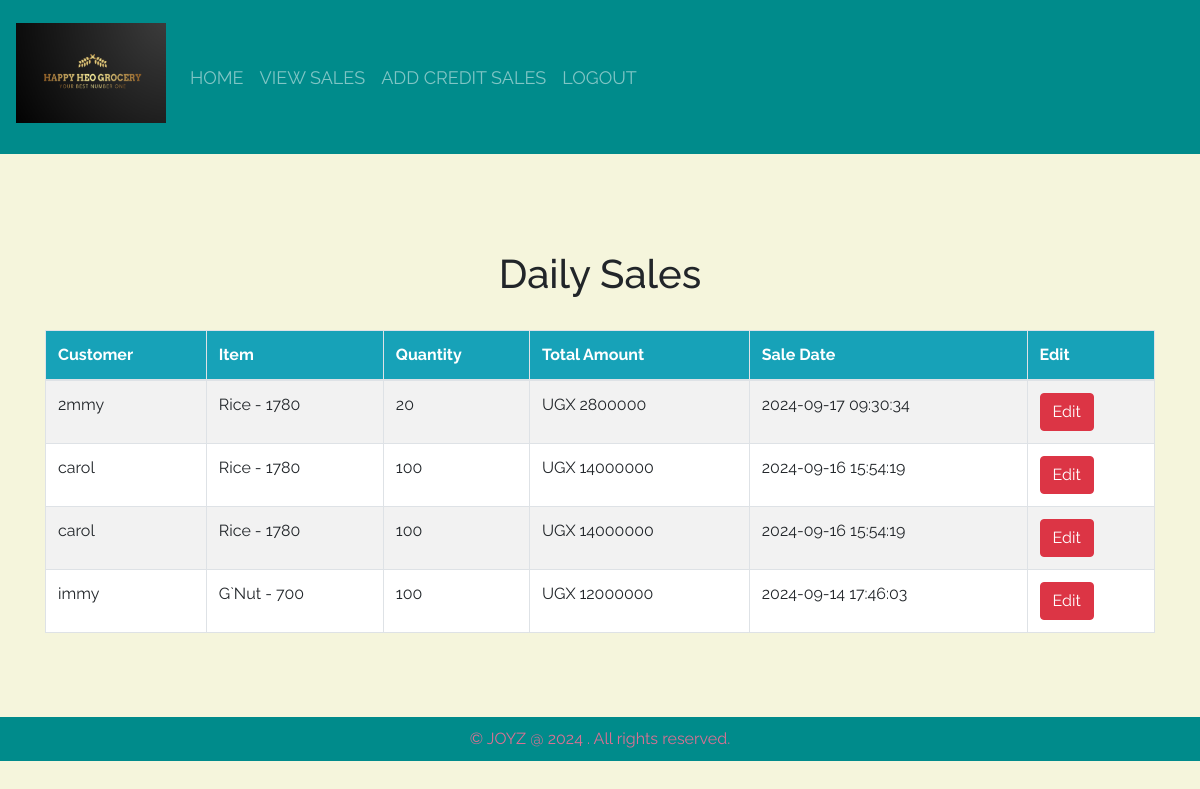
Screenshot of /daily_sales/ (signed in) with the database file from the repository.
### groceryapp/models.py (models this page shows, shortened)
class Sale(models.Model):
    item = models.ForeignKey(Stocks, on_delete=models.CASCADE)
    quantity = models.IntegerField(default=0, null=True, blank=True)
    amount_received = models.IntegerField(default=0, null=True, blank=True)
    issued_to = models.CharField(max_length=50, null=True, blank=True)
    unit_price = models.IntegerField(default=0, null=True, blank=True)
    stock_date = models.DateTimeField(default=datetime.now())
    stock_time = models.TimeField(auto_now_add=True)
    sales_agent = models.CharField(max_length=50, null=True, blank=True)
    def get_total(self):
        total = self.quantity * self.item.unit_price
        return int(total)

class Stocks(models.Model):
    item_name = models.CharField(max_length = 50, null = True, blank = True)
    stock_types = models.CharField(max_length = 50, null = True, blank = True)
    stock_date = models.DateTimeField(default=datetime.now())
    stock_time = models.TimeField(auto_now_add=True)
    total_quantity = models.IntegerField(default=0, null = True, blank = True)
    stock_cost = models.IntegerField(default = 0, null = True, blank = True)
    stock_dealer_name = models.CharField(max_length = 50, null = True, blank = True)
    stock_branch_name = models.CharField(max_length = 50, null = True, blank = True)
    stock_contact = models.CharField(max_length = 50, null = True, blank = True)
    unit_price = models.IntegerField(default = 0, null = True, blank = True)
    def __str__(self):
        return f"{self.item_name} - {self.total_quantity}"

### groceryapp/views.py (the view)
# urls.py: path('daily_sales/', views.daily_sales, name='daily_sales'),
@login_required
def daily_sales(request):
    sales = Sale.objects.all().order_by('-id')  # You can filter this to only show today's sales
    return render(request, 'groceryapp/daily_sales.html', {'sales': sales})

### groceryapp/templates/groceryapp/daily_sales.html (shortened to what this page needs)
{% extends 'groceryapp/base.html' %}
{% block content %}
<br><br>
<br><br>
<div class="container">
  <h1 class="text-center">Daily Sales</h1><br>
  <div class="table-responsive">
    <table class="table table-bordered table-hover table-striped">
      <thead class="bg-info text-white">
        <tr>
          <th>Customer</th>
          <th>Item</th>
          <th>Quantity</th>
          <th>Total Amount</th>
          <th>Sale Date</th>
          <th>Edit</th>
        </tr>
      </thead>
      <tbody class="bg-white">
        {% for sale in sales %}
        <tr>
          <td>{{ sale.issued_to }}</td>
          <td>{{ sale.item }}</td>
          <td>{{ sale.quantity }}</td>
          <td>UGX {{ sale.get_total }}</td>
          <td>{{ sale.stock_date|date:"Y-m-d H:i:s" }}</td>
          <td>
            <button class="btn btn-danger" data-toggle="modal" data-target="#editModal{{ sale.id }}">Edit</button>
          </td>
        </tr>
        {% endfor %}
      </tbody>
    </table>
  </div>
</div>
<br><br>
{% endblock %}

### groceryapp/templates/groceryapp/base.html (shortened to what this page needs)
{% load static%}
<!DOCTYPE html>
<html lang="en">
<head>
    <link rel="stylesheet" href="https://stackpath.bootstrapcdn.com/bootstrap/4.5.2/css/bootstrap.min.css">
    <link rel = "stylesheet" href = "{% static 'css/main.css' %}">
</head>
<body>
    <nav class=" navbar navbar-expand-lg navbar-dark ">
        <a class="nav-link" href=""><h3 class="navbar-brand mr-auto" style = "font-size: 10px"> <img src="{% static 'images/y.png' %}" alt="Happy Hoe Grocery" height="100px" width="150px"></h3></a>
        <div class="collapse navbar-collapse" id="navbarNav">
          <ul class="nav navbar-nav ml_auto">
           {% if user.is_authenticated%}
              <li class="nav-item">
                <a class="nav-link" href="{% url 'home' %}">HOME</a>
              </li>
              <li class="nav-item">
                <a class="nav-link" href="{% url 'daily_sales' %}">VIEW SALES</a>
              </li>
              <li class="nav-item">
                <a class="nav-link" href="{% url 'add_credit_sale' %}">ADD CREDIT SALES</a>
              </li>
              <li class="nav-item">
                <a class="nav-link" href="/logout/">LOGOUT</a>
              </li>
            {% endif %}
          </ul>
     </nav>
     <div class="main">
  {% block content%}
  {% endblock%}
      <div class="footer">
        ©  JOYZ @ 2024 . All rights reserved.
      </div>
 </div>
</body>
</html>

### groceryapp/static/css/main.css (style rules this page uses)
html, body { position: relative; overflow-x: hidden; background: url; width: 100% !important; height: 100vh; display: table; background-position: center; background-attachment: scroll; background-size: cover; background-repeat: no-repeat; justify-content: space-between; align-items: center; padding: 0; margin: 0; padding-bottom: 60px; }
body { background-color: beige; font-family: 'raleway'; }
.navbar { background-color: darkcyan; width: 100%; color: palevioletred; padding: 10px 0px; display: flex; justify-content: space-between; align-items: center; position: relative; top: 0; left: 0; z-index: 1000; }
.navbar li a { font-size: 18px; }
.navbar-brand { font-size: 30px !important; }
.footer { background-color: darkcyan; color: palevioletred; padding: 10px 0; text-align: center; width: 100%; margin-top: 20px; position: absolute; }

### rows the page displays
Sale: issued_to "2mmy", item "Rice - 1780", quantity "20", get_total "2800000", stock_date "2024-09-17 09:30:34"
Sale: issued_to "carol", item "Rice - 1780", quantity "100", get_total "14000000", stock_date "2024-09-16 15:54:19"
Sale: issued_to "carol", item "Rice - 1780", quantity "100", get_total "14000000", stock_date "2024-09-16 15:54:19"
Sale: issued_to "immy", item "G`Nut - 700", quantity "100", get_total "12000000", stock_date "2024-09-14 17:46:03"
